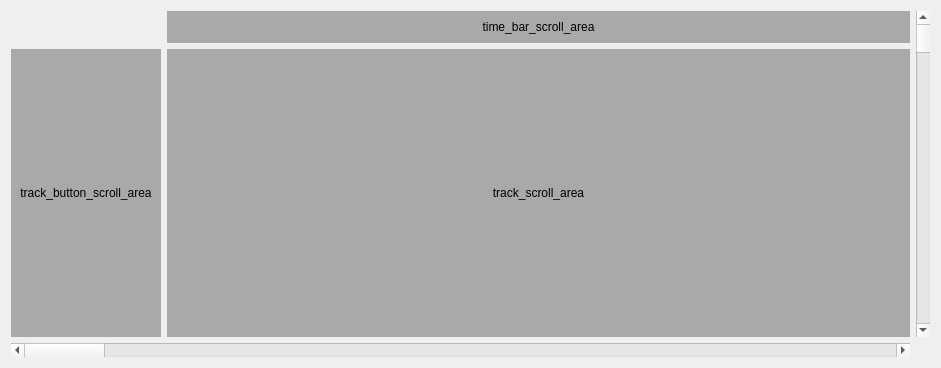
<?xml version="1.0" encoding="UTF-8"?>
<ui version="4.0">
 <class>timeline_scroll_area</class>
 <widget class="QWidget" name="timeline_scroll_area">
  <property name="geometry">
   <rect>
    <x>0</x>
    <y>0</y>
    <width>941</width>
    <height>368</height>
   </rect>
  </property>
  <property name="windowTitle">
   <string>Form</string>
  </property>
  <layout class="QGridLayout" name="gridLayout">
   <item row="2" column="0" colspan="2">
    <widget class="QScrollBar" name="horizontal_scroll_bar">
     <property name="orientation">
      <enum>Qt::Horizontal</enum>
     </property>
    </widget>
   </item>
   <item row="0" column="1">
    <widget class="QWidget" name="time_bar_scroll_area_placeholder" native="true">
     <property name="sizePolicy">
      <sizepolicy hsizetype="Ignored" vsizetype="Minimum">
       <horstretch>0</horstretch>
       <verstretch>0</verstretch>
      </sizepolicy>
     </property>
     <property name="styleSheet">
      <string notr="true">background-color: darkgrey</string>
     </property>
     <layout class="QVBoxLayout" name="verticalLayout">
      <item>
       <widget class="QLabel" name="time_bar_scroll_area_namelabel">
        <property name="text">
         <string>time_bar_scroll_area</string>
        </property>
        <property name="alignment">
         <set>Qt::AlignCenter</set>
        </property>
       </widget>
      </item>
     </layout>
    </widget>
   </item>
   <item row="1" column="0">
    <widget class="QWidget" name="track_button_scroll_area_placeholder" native="true">
     <property name="sizePolicy">
      <sizepolicy hsizetype="Minimum" vsizetype="Ignored">
       <horstretch>0</horstretch>
       <verstretch>0</verstretch>
      </sizepolicy>
     </property>
     <property name="styleSheet">
      <string notr="true">background-color: darkgrey</string>
     </property>
     <layout class="QVBoxLayout" name="verticalLayout_2">
      <item>
       <widget class="QLabel" name="track_button_frame_namelabel">
        <property name="text">
         <string>track_button_scroll_area</string>
        </property>
        <property name="alignment">
         <set>Qt::AlignCenter</set>
        </property>
       </widget>
      </item>
     </layout>
    </widget>
   </item>
   <item row="1" column="1">
    <widget class="QWidget" name="track_scroll_area_placeholder" native="true">
     <property name="sizePolicy">
      <sizepolicy hsizetype="Expanding" vsizetype="Expanding">
       <horstretch>0</horstretch>
       <verstretch>0</verstretch>
      </sizepolicy>
     </property>
     <property name="styleSheet">
      <string notr="true">background-color: darkgrey</string>
     </property>
     <layout class="QVBoxLayout" name="verticalLayout_3">
      <item>
       <widget class="QLabel" name="track_scroll_area_namelabel">
        <property name="text">
         <string>track_scroll_area</string>
        </property>
        <property name="alignment">
         <set>Qt::AlignCenter</set>
        </property>
       </widget>
      </item>
     </layout>
    </widget>
   </item>
   <item row="0" column="2" rowspan="2">
    <widget class="QScrollBar" name="vertical_scroll_bar">
     <property name="orientation">
      <enum>Qt::Vertical</enum>
     </property>
    </widget>
   </item>
  </layout>
 </widget>
 <resources/>
 <connections/>
</ui>
